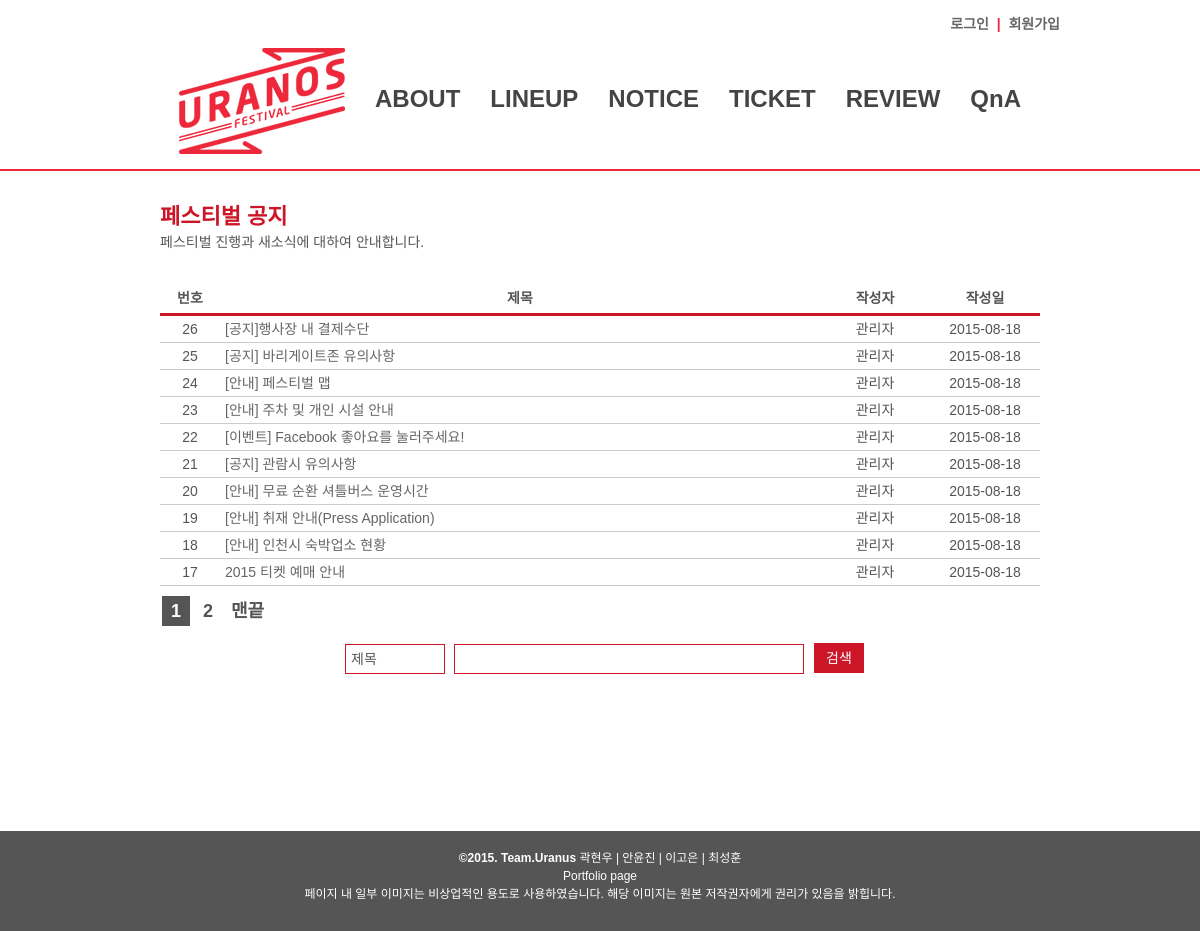
/notice/list.php, run on the app's committed database.
### tables this page shows
CREATE TABLE IF NOT EXISTS `notice` (
  `no` int(11) NOT NULL AUTO_INCREMENT,
  `subject` varchar(50) NOT NULL,
  `content` text NOT NULL,
  `name` varchar(10) NOT NULL,
  `id` char(15) NOT NULL,
  `date` datetime NOT NULL,
  `password` varchar(100) NOT NULL,
  PRIMARY KEY (`no`)
);

### notice/list.php (the view, shortened to what this page needs)
<?php
 include "../lib/conn.php";
 include "../lib/paging.php";
	$search = "";
	$cnt_qurey = "select *  from notice where 1 $search";
		$cnt_result = mysql_query($cnt_qurey,$connect);
		$row =mysql_num_rows($cnt_result);
	if($_GET[page] && $_GET[page] > 0){
		$page = $_GET[page];
	}else{
		$page = 1;
	}
	$page_row = 10;
	$page_scale = 5;
	$from_record = ($page - 1) * $page_row;
	$paging_search = "&searchColumn=".$_GET['searchColumn']."&searchText=".$_GET['searchText'];
		$paging = paging($page, $page_row, $page_scale, $row, $paging_search);
		$page_que = "select * from notice where 1 ".$search." order by no desc limit  $from_record, $page_row";
		$result =mysql_query($page_que,$connect);
		$row1 = mysql_num_rows($result);
?>
<!DOCTYPE html>
<html>
<head>
  <link rel="stylesheet" type="text/css" href="../css/common.css">
   <link rel="stylesheet" type="text/css" href="../css/notice_list_form.css">
</head>
<body class="menu3">
  <div id="wraper">
    <header>
         <nav>
	  <?php include "../lib/top_login2.php"; ?>
      <?php include "../lib/top_menu2.php"; ?>
    </nav>
	    </header>
    <section>
		<h2>페스티벌 공지</h2>
		<h3>페스티벌 진행과 새소식에 대하여 안내합니다.</h3><br><br>
		<table border="1">
			<thead>
				<tr>
					<th style="width:60px">번호</th>
					<th>제목</th>
					<th style="width:110px">작성자</th>
					<th style="width:110px">작성일</th>
				</tr>
			</thead>
			<tbody>
						<?php
							for ($i = 0; $i < $row1; $i++){
								$no = mysql_result($result, $i, 0);
								$subject = mysql_result($result, $i, 1);
								$name = mysql_result($result, $i, 3);
								$datetime = mysql_result($result, $i, 5);
								$date = substr($datetime,0,10);
						?>
				<tr>
					<td align = 'center'><? echo $no ?></td>
					<td><a href="./view.php?no=<? echo $no ?>&page=<?=$page?>"><? echo $subject ?></a>
					</td>
					<td align = 'center'><? echo $name ?></td>
					<td align = 'center'><? echo $date ?></td>
				</tr>
						<?php
							}
						?>
			</tbody>
		</table>
	<div id='paging'>
			<? echo $paging ?>
	</div>
	<div class="search">
		<form action="list.php" method="get" style="width:800px">
			<select name="searchColumn">
				<option <?php echo $_GET['searchColumn']=='subject'?'selected="selected"':null?> value="subject">제목</option>
			</select>
			<input type="text" name="searchText" value="<?php echo isset($searchText)?$searchText:null?>" >
			<button type="submit">검색</button>
		</form>
	</div>
    </section>
    <footer>
        <?php include "../lib/footer.php"; ?>
    </footer>
  </div>
</body>
</html>

### css/common.css (style rules this page uses)
html, body, div, span, object, iframe, h1, h2, h3, h4, h5, h6, p, blockquote, pre, abbr, address, cite, code, del, dfn, em, img, ins, kbd, q, samp, small, strong, sub, sup, var, b, i, dl, dt, dd, ol, ul, li, fieldset, form, label, legend, table, caption, tbody, tfoot, thead, tr, th, td, article, aside, canvas, details, figcaption, figure, footer, header, hgroup, menu, nav, section, summary, time, mark, audio, video { margin:0; padding:0; border:0; outline:0; font-size:100%; vertical-align:baseline; background:transparent; }
body { line-height:1; }
article,aside,details,figcaption,figure, footer,header,hgroup,menu,nav,section { display:block; }
a { margin:0; padding:0; font-size:100%; vertical-align:baseline; background:transparent; }
a { selector-dummy : expression(this.hideFocus=true); }
a, a:active, a:focus, a:hover, a:link, a:visited { -moz-outline:none; outline:none; color: #666; text-decoration: none; }
table { border-collapse:collapse; border-spacing:0; }
input, select { vertical-align:middle; }
body { background:#ffffff; font-family: '나눔고딕',NanumGothic, Dotum, '돋움', sans-serif; max-width:100%; width:100%; }
section { width:880px; min-height:600px; padding: 30px 50px; background: #ffffff; height:100%; margin: 0 auto; }
header { max-width:100%; width:100%; text-align:center; border-bottom:2px solid #ee283b; }
nav { display:inline-block; max-width:920px; width:920px; padding: 15px 0; }
#paging { display: inline-block; margin: 10px auto; min-width:500px; width:500px; overflow: hidden; font-size:18px; color: #cc0000; }
footer { width: 100%; height:100px; background: #555555; }

### css/notice_list_form.css (style rules this page uses)
h2 { font-size: 22px; line-height:32px; color:#cc1628; font-weight:600; }
h3 { font-size: 14px; line-height:18px; color:#555555; font-weight:500; }
table { width: 100%; border-collapse: none; border-spacing: none; }
th { border-bottom:#cc1628 3px solid; font-weight: 500px; font-size: 14px; color:#555555; line-height: 30px; }
td { font-size: 14px; color:#555555; line-height: 26px; padding:0 5px; }
tr { border-bottom: 1px solid #cccccc; }
.search { width: 510px; margin: 0 auto; }
select { width: 100px; height: 30px; font-size:14px; border: #cc1628 solid 1px; padding:5px; margin: 5px 5px 5px 0; background: #ffffff; color:#555555; outline:none; display: inline-block; -webkit-appearance:none; -moz-appearance:none; appearance:none; cursor:pointer; }
@media screen and (-webkit-min-device-pixel-ratio:0) { select { padding-right:18px } }
input[type="text"] { width: 338px; height: 28px; background: #ffffff; border: #cc1628 solid 1px; margin: 5px 5px 5px 0; padding: 0 5px; }
button[type="submit"] { cursor: pointer; display: inline-block; width: 50px; line-height: 30px; color: #ffffff; text-align: center; font-size: 14px; font-weight:500; border: 0; padding:0px; background: #cc1628; }

### data on the page
notice: no "26", subject "[공지]행사장 내 결제수단", name "관리자", date "2015-08-18"
notice: no "25", subject "[공지] 바리게이트존 유의사항", name "관리자", date "2015-08-18"
notice: no "24", subject "[안내] 페스티벌 맵", name "관리자", date "2015-08-18"
notice: no "23", subject "[안내] 주차 및 개인 시설 안내", name "관리자", date "2015-08-18"
notice: no "22", subject "[이벤트] Facebook 좋아요를 눌러주세요!", name "관리자", date "2015-08-18"
notice: no "21", subject "[공지] 관람시 유의사항", name "관리자", date "2015-08-18"
notice: no "20", subject "[안내] 무료 순환 셔틀버스 운영시간", name "관리자", date "2015-08-18"
notice: no "19", subject "[안내] 취재 안내(Press Application)", name "관리자", date "2015-08-18"
notice: no "18", subject "[안내] 인천시 숙박업소 현황", name "관리자", date "2015-08-18"
notice: no "17", subject "2015 티켓 예매 안내", name "관리자", date "2015-08-18"
